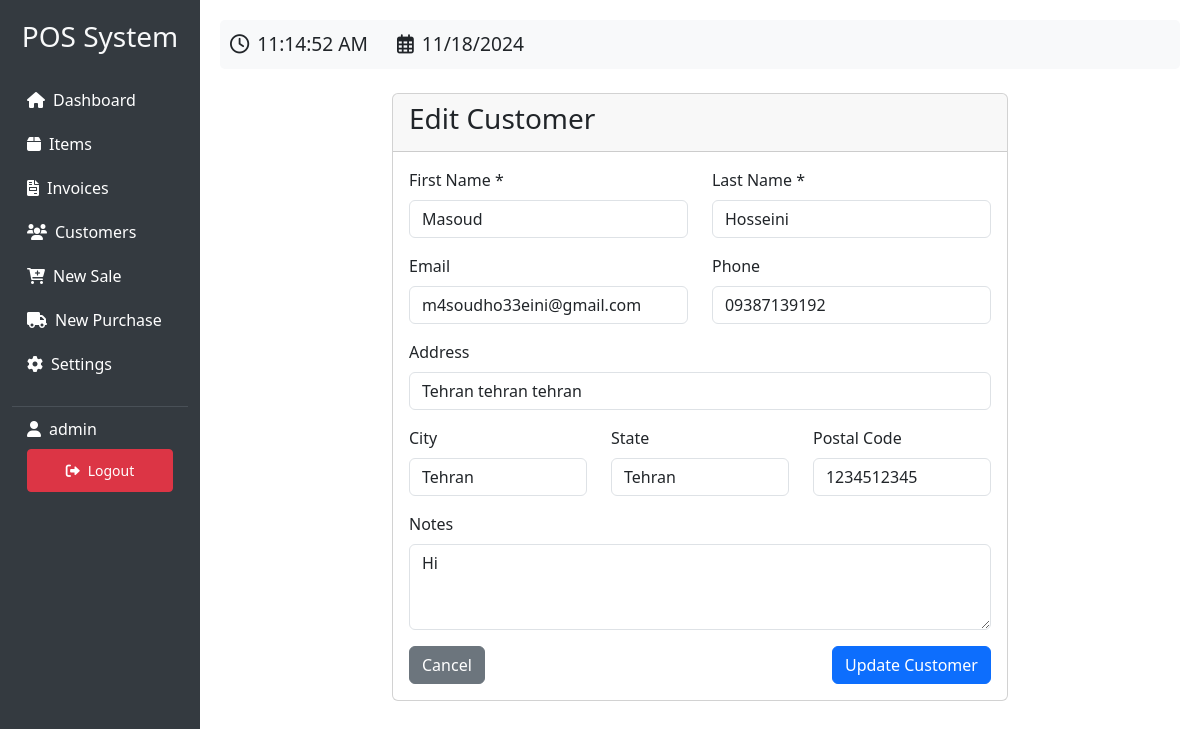
/customer/edit/2 (signed in), run on the app's committed database.
### app.py (models this page shows, shortened)
class User(UserMixin, db.Model):
    id = db.Column(db.Integer, primary_key=True)
    username = db.Column(db.String(80), unique=True, nullable=False)
    password = db.Column(db.String(120), nullable=False)

class Customer(db.Model):
    id = db.Column(db.Integer, primary_key=True)
    code = db.Column(db.String(20), unique=True, nullable=False)
    first_name = db.Column(db.String(50), nullable=False)
    last_name = db.Column(db.String(50), nullable=False)
    email = db.Column(db.String(120), unique=True)
    phone = db.Column(db.String(20))
    address = db.Column(db.String(200))
    city = db.Column(db.String(50))
    state = db.Column(db.String(50))
    postal_code = db.Column(db.String(20))
    notes = db.Column(db.Text)
    created_at = db.Column(db.DateTime, default=datetime.utcnow)
    updated_at = db.Column(db.DateTime, default=datetime.utcnow, onupdate=datetime.utcnow)
    invoices = db.relationship('Invoice', backref='customer', lazy=True)

### app.py (the view, shortened to what this page needs)
@app.route('/customer/edit/<int:customer_id>', methods=['GET', 'POST'])
@login_required
def edit_customer(customer_id):
    customer = Customer.query.get_or_404(customer_id)
    return render_template('edit_customer.html', customer=customer)

### app.py (called while the page is built)
@login_manager.user_loader
def load_user(user_id):
    return User.query.get(int(user_id))

### templates/edit_customer.html
{% extends "base.html" %}
{% block content %}
<div class="container mt-4">
    <div class="row">
        <div class="col-md-8 offset-md-2">
            <div class="card">
                <div class="card-header">
                    <h3 class="card-title">Edit Customer</h3>
                </div>
                <div class="card-body">
                    <form method="POST">
                        <div class="row mb-3">
                            <div class="col-md-6">
                                <label class="form-label">First Name *</label>
                                <input type="text" class="form-control" name="first_name" value="{{ customer.first_name }}" required>
                            </div>
                            <div class="col-md-6">
                                <label class="form-label">Last Name *</label>
                                <input type="text" class="form-control" name="last_name" value="{{ customer.last_name }}" required>
                            </div>
                        </div>
                        <div class="row mb-3">
                            <div class="col-md-6">
                                <label class="form-label">Email</label>
                                <input type="email" class="form-control" name="email" value="{{ customer.email }}">
                            </div>
                            <div class="col-md-6">
                                <label class="form-label">Phone</label>
                                <input type="tel" class="form-control" name="phone" value="{{ customer.phone }}">
                            </div>
                        </div>
                        <div class="mb-3">
                            <label class="form-label">Address</label>
                            <input type="text" class="form-control" name="address" value="{{ customer.address }}">
                        </div>
                        <div class="row mb-3">
                            <div class="col-md-4">
                                <label class="form-label">City</label>
                                <input type="text" class="form-control" name="city" value="{{ customer.city }}">
                            </div>
                            <div class="col-md-4">
                                <label class="form-label">State</label>
                                <input type="text" class="form-control" name="state" value="{{ customer.state }}">
                            </div>
                            <div class="col-md-4">
                                <label class="form-label">Postal Code</label>
                                <input type="text" class="form-control" name="postal_code" value="{{ customer.postal_code }}">
                            </div>
                        </div>
                        <div class="mb-3">
                            <label class="form-label">Notes</label>
                            <textarea class="form-control" name="notes" rows="3">{{ customer.notes }}</textarea>
                        </div>
                        <div class="d-flex justify-content-between">
                            <a href="{{ url_for('customers') }}" class="btn btn-secondary">Cancel</a>
                            <button type="submit" class="btn btn-primary">Update Customer</button>
                        </div>
                    </form>
                </div>
            </div>
        </div>
    </div>
</div>
{% endblock %}

### templates/base.html (shortened to what this page needs)
<!DOCTYPE html>
<html lang="en">
<head>
    <link href="https://cdn.jsdelivr.net/npm/bootstrap@5.3.0/dist/css/bootstrap.min.css" rel="stylesheet">
    <link href="https://cdnjs.cloudflare.com/ajax/libs/font-awesome/6.0.0/css/all.min.css" rel="stylesheet">
</head>
<body>
    {% if current_user.is_authenticated %}
    <div class="container-fluid">
        <div class="row">
            <div class="col-md-2 sidebar">
                <h3 class="text-light text-center mb-4">POS System</h3>
                <a href="{{ url_for('dashboard') }}"><i class="fas fa-home me-2"></i>Dashboard</a>
                <a href="{{ url_for('items') }}"><i class="fas fa-box me-2"></i>Items</a>
                <a href="{{ url_for('invoices') }}"><i class="fas fa-file-invoice me-2"></i>Invoices</a>
                <a href="{{ url_for('customers') }}"><i class="fas fa-users me-2"></i>Customers</a>
                <a href="{{ url_for('new_invoice', type='sale') }}"><i class="fas fa-cart-plus me-2"></i>New Sale</a>
                <a href="{{ url_for('new_invoice', type='purchase') }}"><i class="fas fa-truck me-2"></i>New Purchase</a>
                <a href="{{ url_for('settings') }}"><i class="fas fa-cog me-2"></i>Settings</a>
                <div class="user-info">
                    <div class="d-flex align-items-center mb-2">
                        <i class="fas fa-user me-2"></i>
                        <span>{{ current_user.username }}</span>
                    </div>
                    <a href="{{ url_for('logout') }}" class="btn btn-danger btn-sm w-100">
                        <i class="fas fa-sign-out-alt me-2"></i>Logout
                    </a>
                </div>
            </div>
            <div class="col-md-10 main-content">
                <div class="clock-container mb-4">
                    <i class="far fa-clock me-2"></i><span id="clock"></span>
                    <i class="far fa-calendar-alt ms-4 me-2"></i><span id="date"></span>
                </div>
                {% block content %}{% endblock %}
            </div>
        </div>
    </div>
    {% else %}
        {% block auth_content %}{% endblock %}
    {% endif %}
</body>
</html>

### templates/base.html (style rules this page uses)
.clock-container { font-size: 1.2rem; padding: 10px; background-color: #f8f9fa; border-radius: 5px; }
.sidebar { min-height: 100vh; background-color: #343a40; padding-top: 20px; }
.sidebar a { color: #fff; text-decoration: none; padding: 10px 15px; display: block; }
.main-content { padding: 20px; }
.user-info { color: #fff; padding: 10px 15px; border-top: 1px solid #495057; margin-top: 20px; }

### data on the page
User: username "admin"
Customer: first_name "Masoud", last_name "Hosseini", email "m4soudho33eini@gmail.com", phone "09387139192", address "Tehran tehran tehran", city "Tehran", state "Tehran", postal_code "1234512345", notes "Hi"
